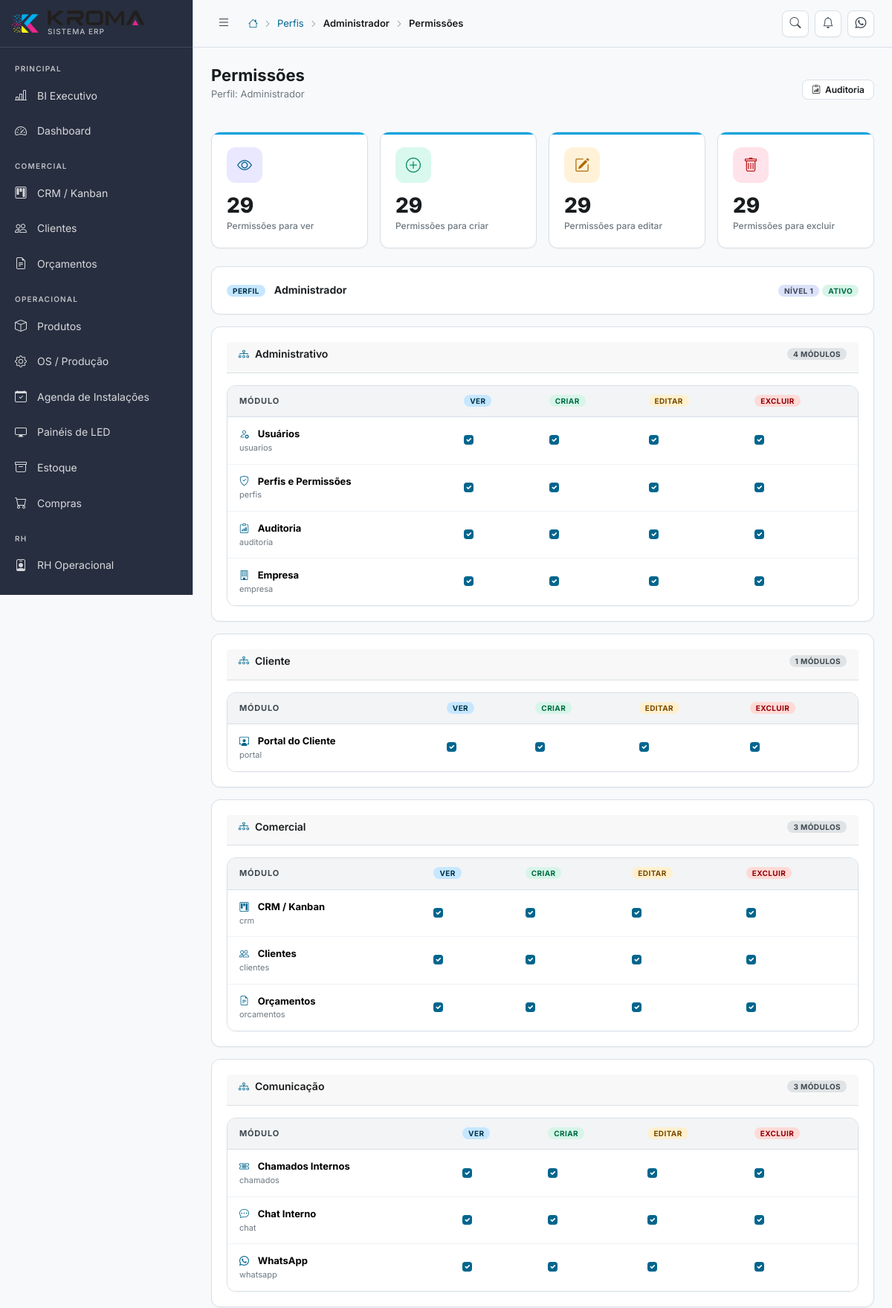
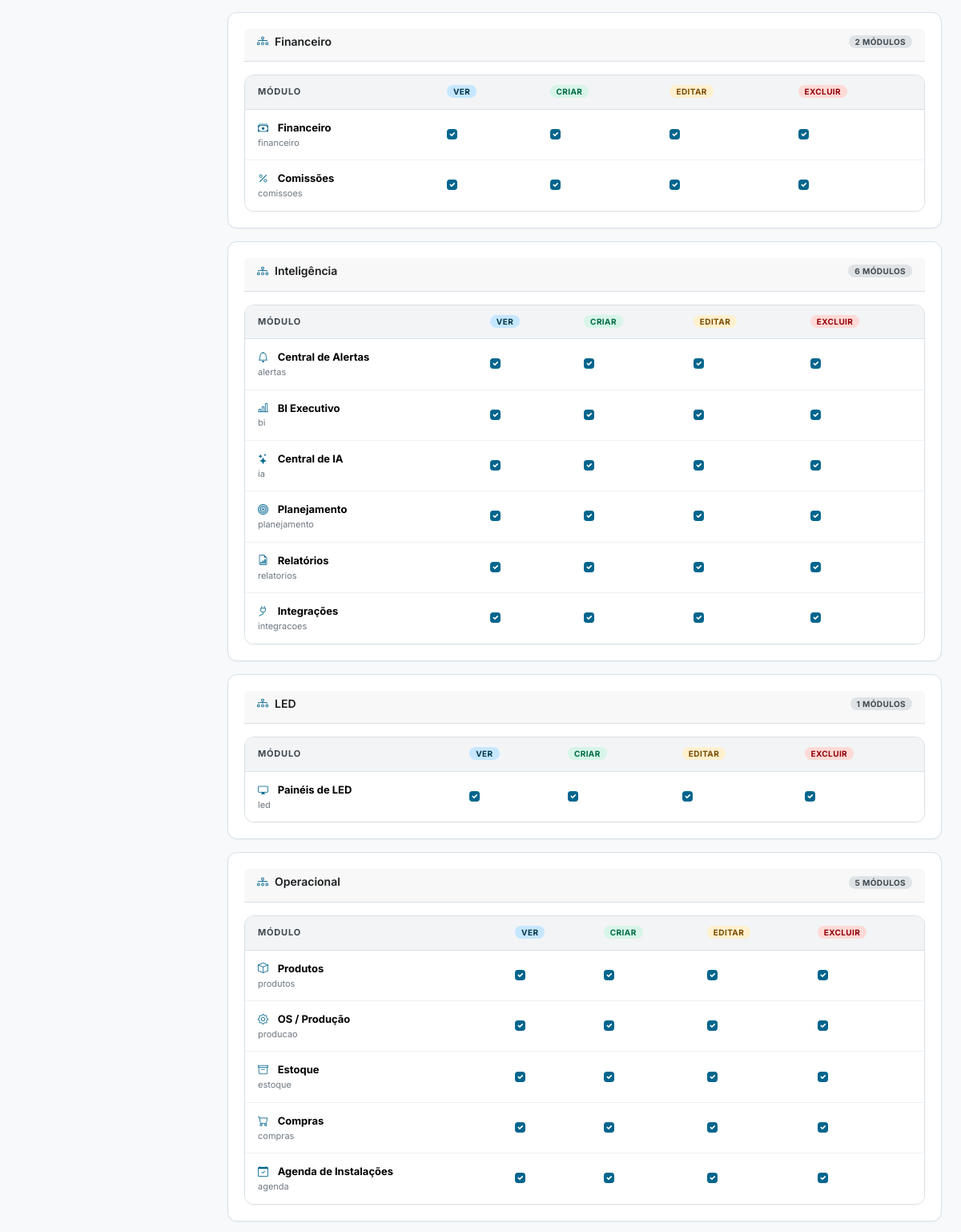
/perfis/1/permissoes (signed in, upper part), run on the app's committed database (2 pictures, top to bottom).
### tables this page shows
CREATE TABLE IF NOT EXISTS perfis (
    id          INT UNSIGNED AUTO_INCREMENT PRIMARY KEY,
    nome        VARCHAR(50) NOT NULL UNIQUE,
    label       VARCHAR(100) NOT NULL,
    descricao   TEXT,
    nivel       TINYINT DEFAULT 5 COMMENT 'Nível hierárquico: 1=mais alto',
    ativo       TINYINT(1) DEFAULT 1,
    created_at  DATETIME DEFAULT CURRENT_TIMESTAMP
);

CREATE TABLE IF NOT EXISTS modulos (
    id          INT UNSIGNED AUTO_INCREMENT PRIMARY KEY,
    nome        VARCHAR(100) NOT NULL,
    slug        VARCHAR(100) NOT NULL UNIQUE,
    icone       VARCHAR(100),
    grupo       VARCHAR(100),
    ordem       INT DEFAULT 0
);

### index.php (called while the page is built, shortened)
<?php
require_once CONFIG_PATH . '/database.php';
require_once APP_PATH . '/Services/Router.php';
$router = new App\Services\Router();
$router->dispatch();

### config/database.php (called while the page is built, shortened)
<?php
class Database
{
    private static ?PDO $instance = null;
    public static function getInstance(): PDO
    {
        if (self::$instance === null) {
            try {
                $dsn = sprintf(
                    'mysql:host=%s;port=%s;dbname=%s;charset=%s',
                    DB_HOST, DB_PORT, DB_NAME, DB_CHARSET
                );
                self::$instance = new PDO($dsn, DB_USER, DB_PASS, [
                    PDO::ATTR_ERRMODE            => PDO::ERRMODE_EXCEPTION,
                    PDO::ATTR_DEFAULT_FETCH_MODE => PDO::FETCH_ASSOC,
                    PDO::ATTR_EMULATE_PREPARES   => false,
                    PDO::MYSQL_ATTR_INIT_COMMAND => "SET NAMES utf8mb4 COLLATE utf8mb4_unicode_ci",
                ]);
            } catch (PDOException $e) {
                if (APP_ENV === 'development') {
                    die('Erro de conexão com banco de dados: ' . $e->getMessage());
                } else {
                    die('Erro interno do sistema. Tente novamente mais tarde.');
                }
            }
        }
        return self::$instance;
    }
}
function db(): PDO
{
    return Database::getInstance();
}

### app/Views/perfis/permissoes.php (the view, shortened to what this page needs)
<?php
$acoes = [
    'ver' => ['coluna' => 'pode_ver', 'label' => 'Ver', 'class' => 'badge-primary'],
    'criar' => ['coluna' => 'pode_criar', 'label' => 'Criar', 'class' => 'badge-success'],
    'editar' => ['coluna' => 'pode_editar', 'label' => 'Editar', 'class' => 'badge-warning'],
    'excluir' => ['coluna' => 'pode_excluir', 'label' => 'Excluir', 'class' => 'badge-danger'],
];
?>
<form action="<?= APP_URL ?>/perfis/<?= $perfil['id'] ?>/permissoes" method="POST" data-loading>
    <div class="row g-3 mb-4">
        <div class="col-6 col-md-3">
            <div class="kpi-card">
                <div class="kpi-icon primary"><i class="bi bi-eye"></i></div>
                <div class="kpi-value"><?= number_format($resumo['ver']) ?></div>
                <div class="kpi-label">Permissões para ver</div>
            </div>
        </div>
        <div class="col-6 col-md-3">
            <div class="kpi-card">
                <div class="kpi-icon success"><i class="bi bi-plus-circle"></i></div>
                <div class="kpi-value"><?= number_format($resumo['criar']) ?></div>
                <div class="kpi-label">Permissões para criar</div>
            </div>
        </div>
        <div class="col-6 col-md-3">
            <div class="kpi-card">
                <div class="kpi-icon warning"><i class="bi bi-pencil-square"></i></div>
                <div class="kpi-value"><?= number_format($resumo['editar']) ?></div>
                <div class="kpi-label">Permissões para editar</div>
            </div>
        </div>
        <div class="col-6 col-md-3">
            <div class="kpi-card">
                <div class="kpi-icon danger"><i class="bi bi-trash"></i></div>
                <div class="kpi-value"><?= number_format($resumo['excluir']) ?></div>
                <div class="kpi-label">Permissões para excluir</div>
            </div>
        </div>
    </div>
    <div class="card mb-3">
        <div class="d-flex flex-wrap align-items-center justify-content-between gap-2">
            <div>
                <span class="badge badge-primary">Perfil</span>
                <strong class="ms-2"><?= htmlspecialchars($perfil['label']) ?></strong>
            </div>
            <div class="d-flex flex-wrap gap-1">
                <span class="badge badge-info">Nível <?= (int)$perfil['nivel'] ?></span>
                <span class="badge <?= $perfil['ativo'] ? 'badge-success' : 'badge-secondary' ?>"><?= $perfil['ativo'] ? 'Ativo' : 'Inativo' ?></span>
            </div>
        </div>
    </div>
    <?php foreach ($grupos as $grupo => $modulosGrupo): ?>
    <div class="card mb-3">
        <div class="card-header">
            <h6 class="card-title"><i class="bi bi-diagram-3 me-2 text-primary-kroma"></i><?= htmlspecialchars($grupo) ?></h6>
            <span class="badge badge-secondary"><?= count($modulosGrupo) ?> módulos</span>
        </div>
        <div class="table-wrapper">
            <table class="table mb-0">
                <thead>
                    <tr>
                        <th>Módulo</th>
                        <?php foreach ($acoes as $acao): ?>
                        <th><span class="badge <?= $acao['class'] ?>"><?= $acao['label'] ?></span></th>
                        <?php endforeach; ?>
                    </tr>
                </thead>
                <tbody>
                    <?php foreach ($modulosGrupo as $modulo): ?>
                    <?php $perm = $permissoes[$modulo['slug']] ?? []; ?>
                    <tr>
                        <td>
                            <i class="bi <?= htmlspecialchars($modulo['icone'] ?? 'bi-box') ?> me-2 text-primary-kroma"></i>
                            <strong><?= htmlspecialchars($modulo['nome']) ?></strong>
                            <div style="font-size:11px;color:var(--text-muted)"><?= htmlspecialchars($modulo['slug']) ?></div>
                        </td>
                        <?php foreach ($acoes as $campo => $acao): ?>
                        <td>
                            <input class="form-check-input permission-toggle"
                                   type="checkbox"
                                   data-slug="<?= htmlspecialchars($modulo['slug']) ?>"
                                   data-acao="<?= $campo ?>"
                                   name="permissoes[<?= htmlspecialchars($modulo['slug']) ?>][<?= $campo ?>]"
                                   <?= !empty($perm[$acao['coluna']]) ? 'checked' : '' ?>>
                        </td>
                        <?php endforeach; ?>
                    </tr>
                    <?php endforeach; ?>
                </tbody>
            </table>
        </div>
    </div>
    <?php endforeach; ?>
</form>

### app/Services/Router.php (shortened to what this page needs)
<?php
class Router
{
    private array $routes = [];
    private string $basePath = '';
    public function __construct()
    {
        $scriptDir = dirname($_SERVER['SCRIPT_NAME']);
        $this->basePath = rtrim($scriptDir, '/');
    }
    private function addRoute(string $method, string $path, $handler): void
    {
        $this->routes[] = [
            'method'  => $method,
            'path'    => $path,
            'handler' => $handler,
        ];
    }
    public function dispatch(): void
    {
        $method = $_SERVER['REQUEST_METHOD'];
        $uri    = $_SERVER['REQUEST_URI'];
        $uri = '/' . ltrim(substr($uri, strlen($this->basePath)), '/');
        $uri = rtrim($uri, '/') ?: '/';
        foreach ($this->routes as $route) {
            if ($route['method'] !== $method) continue;
            $pattern = $this->pathToRegex($route['path']);
            if (preg_match($pattern, $uri, $matches)) {
                $params = array_filter($matches, 'is_string', ARRAY_FILTER_USE_KEY);
                $this->callHandler($route['handler'], $params);
                return;
            }
        }
    }
    private function pathToRegex(string $path): string
    {
        $pattern = preg_replace('/\/:([^\/]+)/', '/(?P<$1>[^/]+)', $path);
        return '#^' . $pattern . '$#';
    }
    private function callHandler($handler, array $params): void
    {
        if (is_string($handler) && strpos($handler, '@') !== false) {
            [$class, $method] = explode('@', $handler);
            $controller = new $fullClass();
            call_user_func_array([$controller, $method], $params);
            return;
        }
    }
}

### data on the page
perfis: label "Administrador", nivel "1"
modulos: nome "Usuários", slug "usuarios"
modulos: nome "Perfis e Permissões", slug "perfis"
modulos: nome "Auditoria", slug "auditoria"
modulos: nome "Empresa", slug "empresa"
modulos: nome "Portal do Cliente", slug "portal"
modulos: nome "CRM / Kanban", slug "crm"
modulos: nome "Clientes", slug "clientes"
modulos: nome "Orçamentos", slug "orcamentos"
modulos: nome "Chamados Internos", slug "chamados"
modulos: nome "Chat Interno", slug "chat"
modulos: nome "WhatsApp", slug "whatsapp"
modulos: nome "Financeiro", slug "financeiro"
modulos: nome "Comissões", slug "comissoes"
modulos: nome "Central de Alertas", slug "alertas"
modulos: nome "BI Executivo", slug "bi"
modulos: nome "Central de IA", slug "ia"
modulos: nome "Planejamento", slug "planejamento"
modulos: nome "Relatórios", slug "relatorios"
modulos: nome "Integrações", slug "integracoes"
modulos: nome "Painéis de LED", slug "led"
modulos: nome "Produtos", slug "produtos"
modulos: nome "OS / Produção", slug "producao"
modulos: nome "Estoque", slug "estoque"
modulos: nome "Compras", slug "compras"
modulos: nome "Agenda de Instalações", slug "agenda"

### other printed values
$crumb['label'] "Perfis"
$crumb['label'] "Administrador"
$subtitulo "Perfil: Administrador"
$resumo['ver'] "29"
$resumo['criar'] "29"
$resumo['editar'] "29"
$resumo['excluir'] "29"
$grupo "Administrativo"
count($modulosGrupo) "4"
$acao['label'] "VER"
$acao['label'] "CRIAR"
$acao['label'] "EDITAR"
$acao['label'] "EXCLUIR"
$grupo "Cliente"
count($modulosGrupo) "1"
